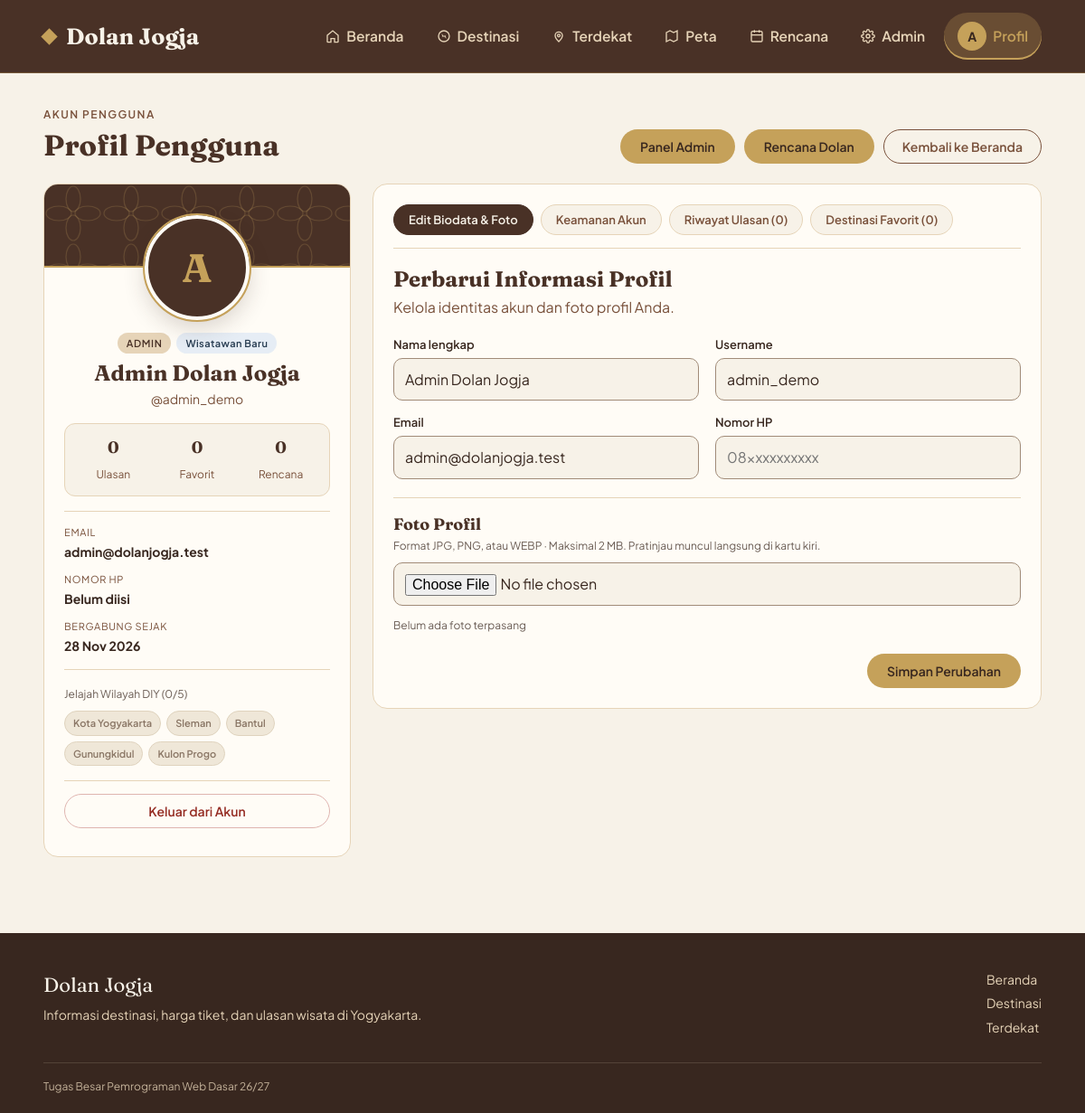
/user/profil.php (signed in), run on the app's committed database.
### tables this page shows
CREATE TABLE users (
  id INT AUTO_INCREMENT PRIMARY KEY,
  username VARCHAR(30) NOT NULL UNIQUE,
  email VARCHAR(100) NOT NULL UNIQUE,
  password VARCHAR(255) NOT NULL,
  nama_lengkap VARCHAR(100) NOT NULL,
  no_hp VARCHAR(20) DEFAULT NULL,
  foto VARCHAR(255) DEFAULT NULL,
  role ENUM('user','admin') NOT NULL DEFAULT 'user',
  created_at TIMESTAMP DEFAULT CURRENT_TIMESTAMP
);

### includes/fungsi.php (called while the page is built, shortened)
<?php
function e($teks) {
    return htmlspecialchars((string) $teks, ENT_QUOTES, "UTF-8");
}
function aktif($nama, $sekarang) {
    return $nama === $sekarang ? ' class="aktif"' : "";
}

### includes/auth.php (called while the page is built, shortened)
<?php
$nama  = str_replace("\\", "/", $_SERVER["SCRIPT_NAME"] ?? "");
function sudah_login() {
    return isset($_SESSION["user_id"]);
}
require_once __DIR__ . "/fungsi.php";

### user/profil.php (the view, shortened to what this page needs)
<?php
require_once "../config/koneksi.php";
require_once "../includes/auth.php";
$tab_aktif = $_GET["tab"] ?? "biodata";
$user_id = (int) $_SESSION["user_id"];
$stmt = mysqli_prepare($conn, "SELECT username, email, nama_lengkap, no_hp, foto, role, created_at FROM users WHERE id = ?");
mysqli_stmt_bind_param($stmt, "i", $user_id);
mysqli_stmt_execute($stmt);
$user = mysqli_fetch_assoc(mysqli_stmt_get_result($stmt));
$riwayat_ulasan = array();
$jml_ulasan = count($riwayat_ulasan);
$daftar_favorit = array();
$q_fav = mysqli_prepare(
    $conn,
    "SELECT d.id, d.nama, d.lokasi, d.foto, d.harga_tiket, d.harga_maks, c.nama AS kategori
     FROM favorites f
     JOIN destinations d ON f.destination_id = d.id
     JOIN categories c ON d.category_id = c.id
     WHERE f.user_id = ?
     ORDER BY f.created_at DESC"
);
if ($q_fav) {
    mysqli_stmt_bind_param($q_fav, "i", $user_id);
    mysqli_stmt_execute($q_fav);
    $daftar_favorit = mysqli_fetch_all(mysqli_stmt_get_result($q_fav), MYSQLI_ASSOC);
}
$jml_favorit = count($daftar_favorit);
$jml_rencana = 0;
$q_rcn = mysqli_prepare($conn, "SELECT COUNT(*) AS n FROM wishlists WHERE user_id = ?");
if ($q_rcn) {
    mysqli_stmt_bind_param($q_rcn, "i", $user_id);
    mysqli_stmt_execute($q_rcn);
    $jml_rencana = (int) mysqli_fetch_assoc(mysqli_stmt_get_result($q_rcn))["n"];
}
$wilayah_diy = array("Kota Yogyakarta", "Sleman", "Bantul", "Gunungkidul", "Kulon Progo");
$wilayah_terjelajah = array();
if ($jml_ulasan === 0) {
    $badge_traveler = "Wisatawan Baru";
    $badge_kelas = "badge-baru";
} elseif ($jml_ulasan <= 3) {
    $badge_traveler = "Penjelajah Jogja";
    $badge_kelas = "badge-penjelajah";
} else {
    $badge_traveler = "Duta Wisata Istimewa";
    $badge_kelas = "badge-duta";
}
$inisial = mb_strtoupper(mb_substr(trim($user["nama_lengkap"] ?: $user["username"]), 0, 1, "UTF-8"), "UTF-8");
$tgl_gabung = !empty($user["created_at"]) ? date("d M Y", strtotime($user["created_at"])) : "-";
$url_foto = !empty($user["foto"]) ? BASE_URL . "assets/uploads/profil/" . e($user["foto"]) : "";
$menu_aktif = "profil";
require_once "../includes/header.php";
?>
<div class="wadah">
    <div class="halaman-isi">
        <div class="profil-kepala">
            <div>
                <p class="eyebrow">Akun Pengguna</p>
                <h1>Profil Pengguna</h1>
            </div>
            <div class="profil-kepala-aksi">
                <?php if (($user["role"] ?? "") === "admin") { ?>
                    <a class="tombol" href="<?php echo BASE_URL; ?>admin/index.php">Panel Admin</a>
                <?php } ?>
                <a class="tombol" href="<?php echo BASE_URL; ?>user/rencana.php">Rencana Dolan</a>
                <a class="tombol tombol-garis" href="<?php echo BASE_URL; ?>index.php">Kembali ke Beranda</a>
            </div>
        </div>
        <div class="profil-grid">
            <aside class="panel profil-kartu">
                <div class="profil-avatar-bingkai" id="avatarPreviewBox">
                    <?php if ($url_foto !== "") { ?>
                        <img src="<?php echo $url_foto; ?>" alt="Foto <?php echo e($user["nama_lengkap"]); ?>" id="avatarPreviewImg" width="116" height="116" />
                    <?php } else { ?>
                        <span class="profil-inisial" id="avatarInitial"><?php echo e($inisial); ?></span>
                    <?php } ?>
                </div>
                <div class="profil-badge-baris">
                    <span class="label"><?php echo e(strtoupper($user["role"] ?: "pengguna")); ?></span>
                    <span class="badge-traveler <?php echo $badge_kelas; ?>"><?php echo e($badge_traveler); ?></span>
                </div>
                <h2 class="profil-nama"><?php echo e($user["nama_lengkap"]); ?></h2>
                <p class="profil-handle">@<?php echo e($user["username"]); ?></p>
                <div class="profil-statistik profil-statistik-3">
                    <div>
                        <strong><?php echo $jml_ulasan; ?></strong>
                        <span>Ulasan</span>
                    </div>
                    <div>
                        <strong><?php echo $jml_favorit; ?></strong>
                        <span>Favorit</span>
                    </div>
                    <div>
                        <strong><?php echo $jml_rencana; ?></strong>
                        <span>Rencana</span>
                    </div>
                </div>
                <div class="profil-meta-list">
                    <div class="profil-meta-item">
                        <span>Email</span>
                        <strong><?php echo e($user["email"]); ?></strong>
                    </div>
                    <div class="profil-meta-item">
                        <span>Nomor HP</span>
                        <strong><?php echo e(!empty($user["no_hp"]) ? $user["no_hp"] : "Belum diisi"); ?></strong>
                    </div>
                    <div class="profil-meta-item">
                        <span>Bergabung Sejak</span>
                        <strong><?php echo e($tgl_gabung); ?></strong>
                    </div>
                </div>
                <div class="paspor-wilayah">
                    <span class="kecil">Jelajah Wilayah DIY (<?php echo count($wilayah_terjelajah); ?>/5)</span>
                    <div class="paspor-wilayah-list">
                        <?php foreach ($wilayah_diy as $wd) { ?>
                            <span class="paspor-pill<?php echo isset($wilayah_terjelajah[$wd]) ? ' aktif' : ''; ?>"><?php echo e($wd); ?></span>
                        <?php } ?>
                    </div>
                </div>
                <div class="profil-logout-area">
                    <a class="tombol tombol-garis btn-keluar-profil" href="<?php echo BASE_URL; ?>auth/logout.php" onclick="return confirm('Keluar dari akun sekarang?');">Keluar dari Akun</a>
                </div>
            </aside>
            <section class="panel profil-form-panel">
                <div class="profil-tabs" role="tablist">
                    <button type="button" class="profil-tab<?php echo $tab_aktif === "biodata" ? " aktif" : ""; ?>" data-tab="biodata">Edit Biodata &amp; Foto</button>
                    <button type="button" class="profil-tab<?php echo $tab_aktif === "keamanan" ? " aktif" : ""; ?>" data-tab="keamanan">Keamanan Akun</button>
                    <button type="button" class="profil-tab<?php echo $tab_aktif === "ulasan" ? " aktif" : ""; ?>" data-tab="ulasan">Riwayat Ulasan (<?php echo $jml_ulasan; ?>)</button>
                    <button type="button" class="profil-tab<?php echo $tab_aktif === "favorit" ? " aktif" : ""; ?>" data-tab="favorit">Destinasi Favorit (<?php echo $jml_favorit; ?>)</button>
                </div>
                <div class="profil-tab-konten<?php echo $tab_aktif !== "biodata" ? " sembunyi" : ""; ?>" id="tab-biodata">
                    <h2>Perbarui Informasi Profil</h2>
                    <p class="muted profil-sub">Kelola identitas akun dan foto profil Anda.</p>
                    <form method="post" action="profil.php" enctype="multipart/form-data" class="form-isi profil-form">
                        <div class="profil-form-grid">
                            <div>
                                <label for="nama_lengkap">Nama lengkap</label>
                                <input type="text" id="nama_lengkap" name="nama_lengkap" value="<?php echo e($user["nama_lengkap"]); ?>" maxlength="100" required="required" />
                            </div>
                            <div>
                                <label for="username">Username</label>
                                <input type="text" id="username" name="username" value="<?php echo e($user["username"]); ?>" maxlength="30" required="required" />
                            </div>
                            <div>
                                <label for="email">Email</label>
                                <input type="email" id="email" name="email" value="<?php echo e($user["email"]); ?>" maxlength="100" required="required" />
                            </div>
                            <div>
                                <label for="no_hp">Nomor HP</label>
                                <input type="text" id="no_hp" name="no_hp" value="<?php echo e($user["no_hp"] ?? ""); ?>" maxlength="20" placeholder="08xxxxxxxxxx" />
                            </div>
                        </div>
                        <div class="profil-bagian-pisah">
                            <h3>Foto Profil</h3>
                            <p class="kecil">Format JPG, PNG, atau WEBP · Maksimal 2 MB. Pratinjau muncul langsung di kartu kiri.</p>
                            <div class="profil-upload-baris">
                                <input type="file" id="foto" name="foto" accept="image/jpeg,image/png,image/webp" />
                                <span class="kecil" id="namaFileFoto">
                                    <?php echo !empty($user["foto"]) ? "File aktif: " . e($user["foto"]) : "Belum ada foto terpasang"; ?>
                                </span>
                            </div>
                        </div>
                        <div class="profil-aksi">
                            <input type="submit" value="Simpan Perubahan" />
                        </div>
                    </form>
                </div>
            </section>
        </div>
    </div>
</div>
<?php require_once "../includes/footer.php"; ?>

### includes/header.php (shortened to what this page needs)
<?php
require_once __DIR__ . "/auth.php";
$nav_foto = "";
$nav_inisial = "U";
if (sudah_login() && isset($conn)) {
    $nav_uid = (int) $_SESSION["user_id"];
    $st_nav = mysqli_prepare($conn, "SELECT nama_lengkap, username, foto FROM users WHERE id = ? LIMIT 1");
    if ($st_nav) {
        mysqli_stmt_bind_param($st_nav, "i", $nav_uid);
        mysqli_stmt_execute($st_nav);
        $u_nav = mysqli_fetch_assoc(mysqli_stmt_get_result($st_nav));
        if ($u_nav) {
            $nama_nav = trim($u_nav["nama_lengkap"] ?: $u_nav["username"]);
            $nav_inisial = mb_strtoupper(mb_substr($nama_nav, 0, 1, "UTF-8"), "UTF-8");
        }
    }
}
?>
<!DOCTYPE html PUBLIC "-//W3C//DTD XHTML 1.0 Strict//EN" "http://www.w3.org/TR/xhtml1/DTD/xhtml1-strict.dtd">
<html xmlns="http://www.w3.org/1999/xhtml" xml:lang="id" lang="id">
<head>
    <link rel="stylesheet" type="text/css" href="<?php echo BASE_URL; ?>assets/css/style.css" />
</head>
<body>
<div class="navbar">
    <div class="navbar-isi">
        <a class="logo" href="<?php echo BASE_URL; ?>index.php"><span class="logo-tanda"></span>Dolan Jogja</a>
        <div class="menu" id="menu">
            <a href="<?php echo BASE_URL; ?>index.php"<?php echo aktif("beranda", $menu_aktif); ?>>
                <svg class="nav-ikon" viewBox="0 0 24 24" fill="none" stroke="currentColor" stroke-width="2"><path d="M3 10.5L12 3l9 7.5V21a1 1 0 0 1-1 1h-5v-6H9v6H4a1 1 0 0 1-1-1z"/></svg>
                <span>Beranda</span>
            </a>
            <a href="<?php echo BASE_URL; ?>index.php#destinasi">
                <svg class="nav-ikon" viewBox="0 0 24 24" fill="none" stroke="currentColor" stroke-width="2"><circle cx="12" cy="12" r="9"/><polygon points="10 14 14 10 16 16 8 8" fill="currentColor" stroke="none"/></svg>
                <span>Destinasi</span>
            </a>
            <a href="<?php echo BASE_URL; ?>destinasi/terdekat.php"<?php echo aktif("terdekat", $menu_aktif); ?>>
                <svg class="nav-ikon" viewBox="0 0 24 24" fill="none" stroke="currentColor" stroke-width="2"><path d="M12 21s-6-5.3-6-10a6 6 0 1 1 12 0c0 4.7-6 10-6 10z"/><circle cx="12" cy="11" r="2.2"/></svg>
                <span>Terdekat</span>
            </a>
            <a href="<?php echo BASE_URL; ?>peta.php"<?php echo aktif("peta", $menu_aktif); ?>>
                <svg class="nav-ikon" viewBox="0 0 24 24" fill="none" stroke="currentColor" stroke-width="2"><polygon points="3 6 9 3 15 6 21 3 21 18 15 21 9 18 3 21"/></svg>
                <span>Peta</span>
            </a>
            <?php if (sudah_login()) { ?>
                <a href="<?php echo BASE_URL; ?>user/rencana.php"<?php echo aktif("rencana", $menu_aktif); ?>>
                    <svg class="nav-ikon" viewBox="0 0 24 24" fill="none" stroke="currentColor" stroke-width="2"><rect x="3" y="4" width="18" height="17" rx="2"/><line x1="8" y1="2" x2="8" y2="6"/><line x1="16" y1="2" x2="16" y2="6"/><line x1="3" y1="10" x2="21" y2="10"/></svg>
                    <span>Rencana</span>
                </a>
                <?php if ($_SESSION["role"] === "admin") { ?>
                    <a href="<?php echo BASE_URL; ?>admin/index.php">
                        <span>Admin</span>
                    </a>
                <?php } ?>
                <a class="nav-profil<?php echo $menu_aktif === 'profil' ? ' aktif' : ''; ?>" href="<?php echo BASE_URL; ?>user/profil.php">
                    <?php if ($nav_foto !== "") { ?>
                        <img class="nav-avatar" src="<?php echo e($nav_foto); ?>" alt="Profil" width="32" height="32" />
                    <?php } else { ?>
                        <span class="nav-inisial"><?php echo e($nav_inisial); ?></span>
                    <?php } ?>
                    <span>Profil</span>
                </a>
            <?php } else { ?>
                <a href="<?php echo BASE_URL; ?>auth/login.php">Masuk</a>
                <a class="menu-daftar" href="<?php echo BASE_URL; ?>auth/register.php">Daftar</a>
            <?php } ?>
        </div>
    </div>
</div>

### data on the page
users: nama_lengkap "A", role "ADMIN", nama_lengkap "Admin Dolan Jogja", username "admin_demo", email "admin@dolanjogja.test", no_hp "Belum diisi", created_at "28 Nov 2026"

### other printed values
$badge_traveler "Wisatawan Baru"
$jml_ulasan "0"
$jml_favorit "0"
$jml_rencana "0"
count($wilayah_terjelajah) "0"
$wd "Kota Yogyakarta"
$wd "Sleman"
$wd "Bantul"
$wd "Gunungkidul"
$wd "Kulon Progo"
